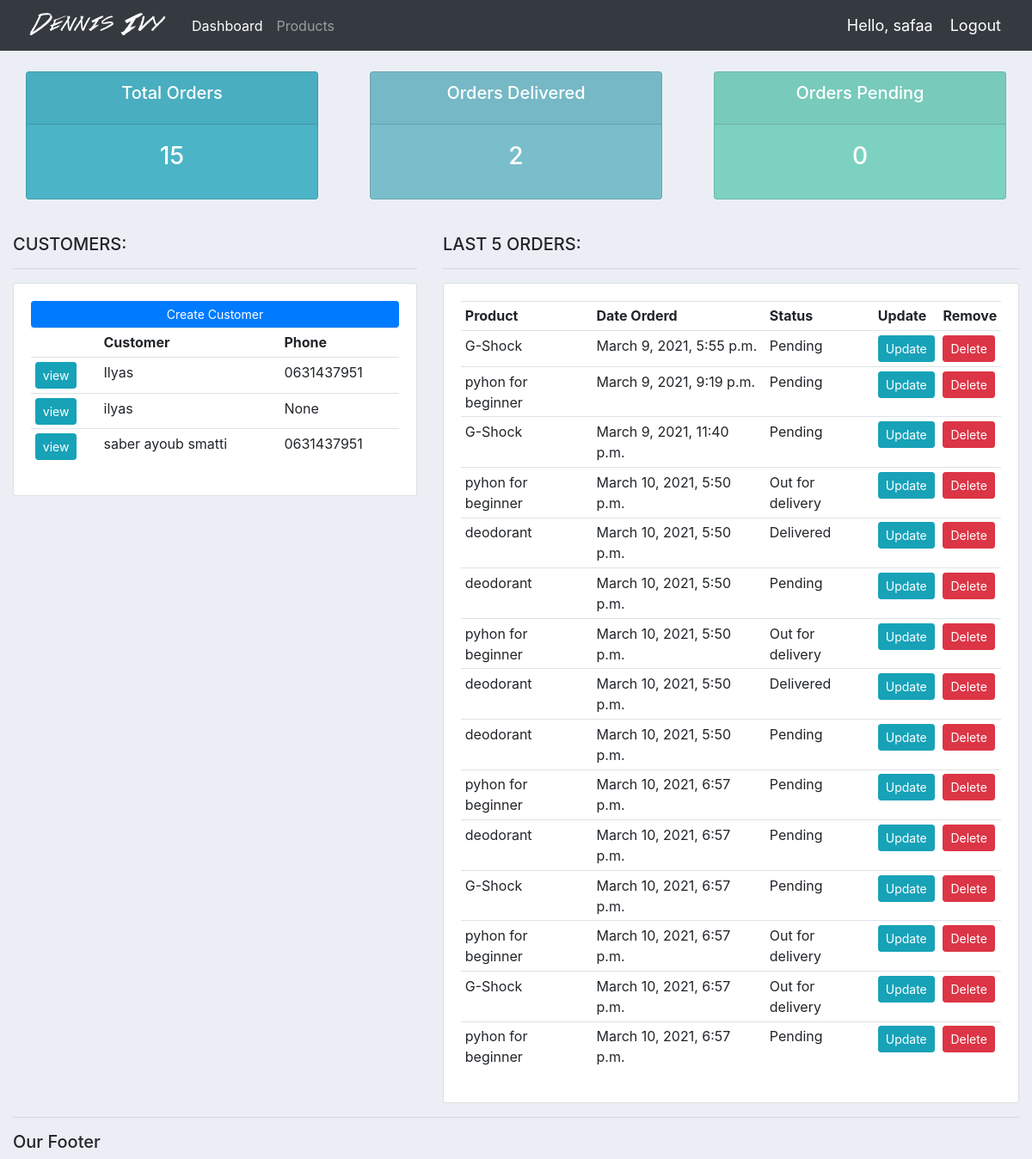
/ (signed in), run on an earlier commit of the app's database.
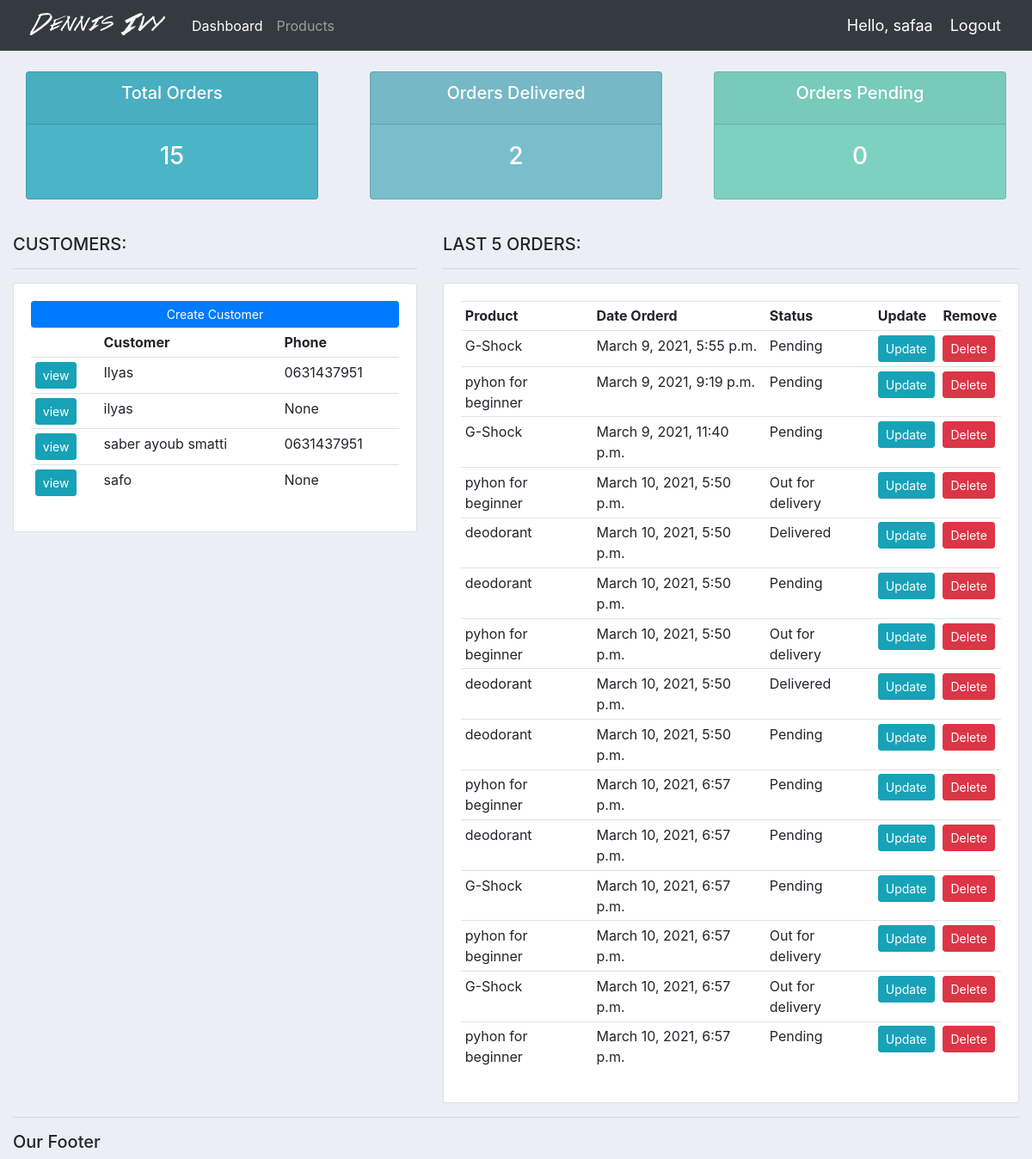
And on a later commit of the database.
### accounts/models.py (models this page shows, shortened)
class Customer(models.Model):
    user = models.OneToOneField(User, null=True, blank=True, on_delete=models.CASCADE)
    name = models.CharField(max_length=200, null=True)
    phone = models.CharField(max_length=200, null=True)
    email = models.CharField(max_length=200, null=True)
    profile_pic = models.ImageField(default="profile.png", null=True, blank=True)
    date_created = models.DateTimeField(auto_now_add=True, null=True)

class Order(models.Model):
    STATUS = (
        ('Pending', 'Pending'),
        ('Out for delivery', 'Out for delivery'),
        ('Delivered', 'Delivered'),
    )
    customer = models.ForeignKey(Customer, null=True, on_delete=models.SET_NULL)
    product = models.ForeignKey(Product, null=True, on_delete=models.SET_NULL)
    date_created = models.DateTimeField(auto_now_add=True, null=True)
    status = models.CharField(max_length=200, null=True, choices=STATUS)
    note = models.CharField(max_length=1000, null=True)

class Product(models.Model):
    CATEGORY = (
        ('Indoor', 'Indoor'),
        ('Out Door', 'Out Door'),
    )
    name = models.CharField(max_length=200, null=True)
    price = models.FloatField(null=True)
    category = models.CharField(max_length=200, null=True, choices=CATEGORY)
    description = models.CharField(max_length=200, null=True, blank=True)
    date_created = models.DateTimeField(auto_now_add=True, null=True)
    tags = models.ManyToManyField(Tag)

### accounts/decorators.py (the view)
    def wrapper_function(request, *args, **kwargs):
        group = None
        if request.user.groups.exists():
            group = request.user.groups.all()[0].name
        if group == 'customer':
            return redirect('user-page')
        if group == 'admin':
            return view_func(request, *args, **kwargs)

### accounts/views.py (called while the page is built)
@login_required(login_url='login')
@admin_only
def home(request):
    orders = Order.objects.all()
    customers = Customer.objects.all()
    total_orders = orders.count()
    total_customers = customers.count()
    delivered = orders.filter(status='Delivered').count()
    pending = orders.filter(status='pending').count()
    context = {
        'orders': orders,
        'customers': customers,
        'total_orders': total_orders,
        'total_customers': total_customers,
        'delivered': delivered,
        'pending': pending,
    }
    return render(request, 'accounts/dashboard.html', context)

### accounts/templates/accounts/dashboard.html
{% extends 'accounts/main.html' %}
{% block content %}
{% include 'accounts/status.html' %}
<br>
<div class="row">
	<div class="col-md-5">
		<h5>CUSTOMERS:</h5>
		<hr>
		<div class="card card-body">
			<a class="btn btn-primary  btn-sm btn-block" href="">
				Create Customer</a>
			<table class="table table-sm">
				<tr>
					<th></th>
					<th>Customer</th>
					<th>Phone</th>
				</tr>
				{% for customer in customers %}
				<tr>
					<td><a class="btn btn-sm btn-info" href="{% url 'customer' customer.id %}">view</a></td>
					<td>{{customer.name}}</td>
					<td>{{customer.phone}}</td>
				</tr>
				{% endfor %}
			</table>
		</div>
	</div>
	<div class="col-md-7">
		<h5>LAST 5 ORDERS:</h5>
		<hr>
		<div class="card card-body">
			<table class="table table-sm">
				<tr>
					<th>Product</th>
					<th>Date Orderd</th>
					<th>Status</th>
					<th>Update</th>
					<th>Remove</th>
				</tr>
				{% for order in orders %}
				<tr>
					<td>{{order.product.name}}</td>
					<td>{{order.date_created}}</td>
					<td>{{order.status}}</td>
					<td><a class="btn btn-sm btn-info" href="{% url 'update_order' order.id %}">Update</a></td>
					<td><a class="btn btn-sm btn-danger" href="{% url 'delete_order' order.id %}">Delete</a></td>
				</tr>
				{% endfor %}
			</table>
		</div>
	</div>
</div>
{% endblock %}

### accounts/templates/accounts/main.html (shortened to what this page needs)
{% load static %}
<!DOCTYPE html>
<html>
<head>
    <link rel="stylesheet" href="https://maxcdn.bootstrapcdn.com/bootstrap/4.0.0/css/bootstrap.min.css">
    <link rel="stylesheet" href="{% static '/css/main.css' %}">
</head>
<body>
    {% include 'accounts/navbar.html' %}
    <div class="container-fluid">
    {% block content %}
    {% endblock %}
    <hr>
    <h5> Our Footer </h5>
</body>
</html>

### accounts/templates/accounts/navbar.html (shortened to what this page needs)
{% load static %}
<nav class="navbar navbar-expand-lg navbar-dark bg-dark">
 <img src="{% static 'images/logo.png' %}">
  <div class="collapse navbar-collapse" id="navbarNav">
    <ul class="navbar-nav">
      {% if request.user.is_staff %}
      <li class="nav-item active">
        <a class="nav-link" href="{% url 'home' %}">Dashboard</a>
      </li>
      <li class="nav-item">
        <a class="nav-link" href="{% url 'products' %}">Products</a>
      </li>
      {% else %}
       <li class="nav-item">
        <a class="nav-link" href="{% url 'account' %}">Settings</a>
      </li>
      {% endif %}
    </ul>
  </div>
  <span class="hello-msg">Hello, {{request.user}}</span>
  <span ><a  class="hello-msg" href="{% url 'logout' %}">Logout</a></span>
</nav>

### accounts/templates/accounts/status.html
<br>
<div class="row">
	<div class="col">
		<div class="col-md">
			<div class="card text-center text-white  mb-3" id="total-orders">
			  	<div class="card-header">
			  		<h5 class="card-title">Total Orders</h5>
			  	</div>
			  	<div class="card-body">
			    	<h3 class="card-title">{{total_orders}}</h3>
			  	</div>
			</div>
		</div>
	</div>
	<div class="col">
		<div class="col-md">
			<div class="card text-center text-white  mb-3" id="orders-delivered">
			  	<div class="card-header">
			  		<h5 class="card-title">Orders Delivered</h5>
			  	</div>
			  	<div class="card-body">
			    	<h3 class="card-title">{{delivered}}</h3>
			  	</div>
			</div>
		</div>
	</div>
	<div class="col">
		<div class="col-md">
			<div class="card text-center text-white  mb-3" id="orders-pending">
			  	<div class="card-header">
			  		<h5 class="card-title">Orders Pending</h5>
			  	</div>
			  	<div class="card-body">
			    	<h3 class="card-title">{{pending}}</h3>
			  	</div>
			</div>
		</div>
	</div>
</div>

### static/css/main.css (style rules this page uses)
body { background-color: #ebeff5; }
#total-orders { background-color: #4cb4c7; }
#orders-delivered { background-color: #7abecc; }
#orders-pending { background-color: #7CD1C0; }

### accounts/templates/accounts/navbar.html (style rules this page uses)
.hello-msg { font-size: 18px; color: #fff; margin-right: 20px; }

What changed in the data, as far as the page shows it:
added Customer: name "safo", phone "None"
